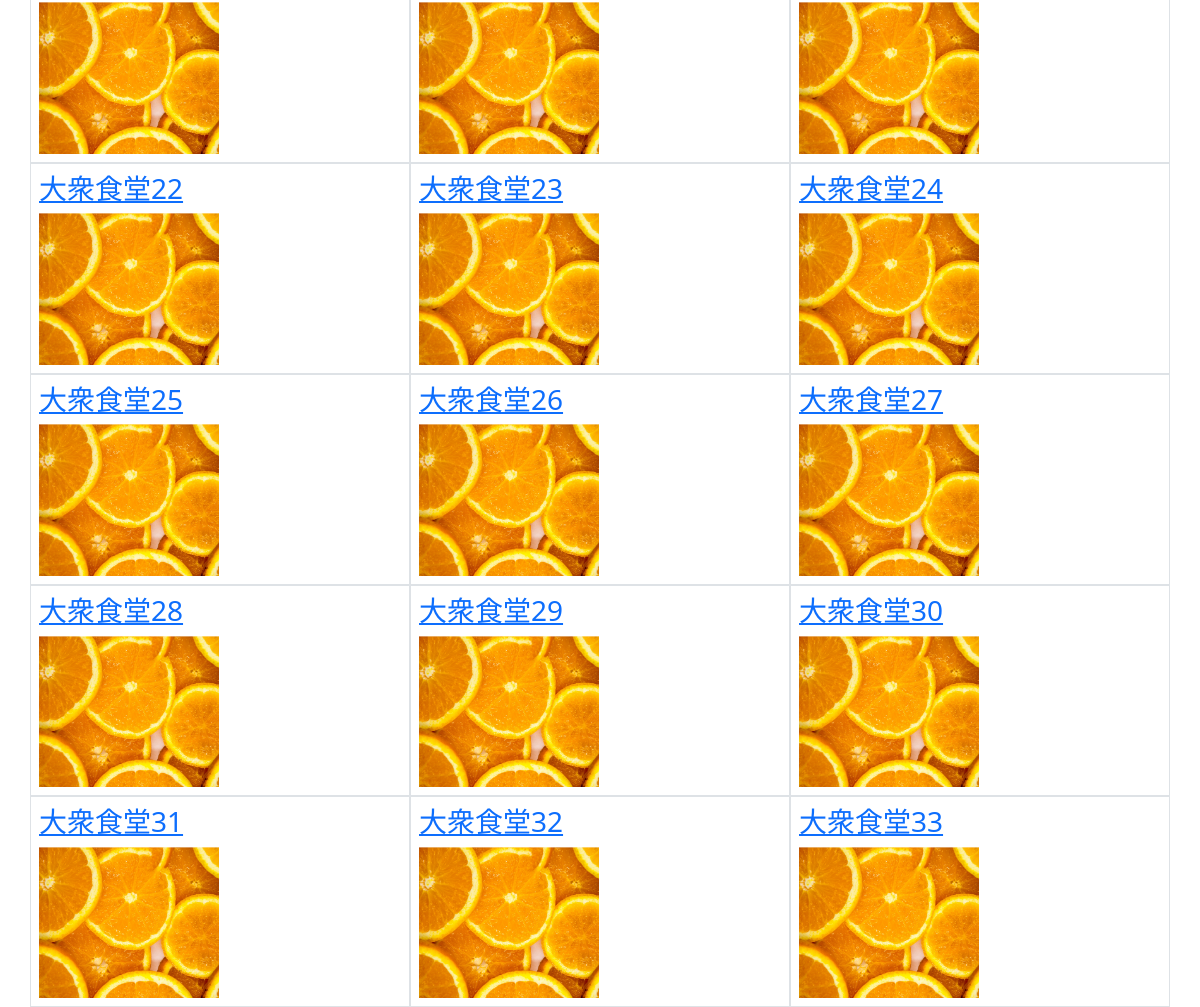
The app's page / (lower part), older data.
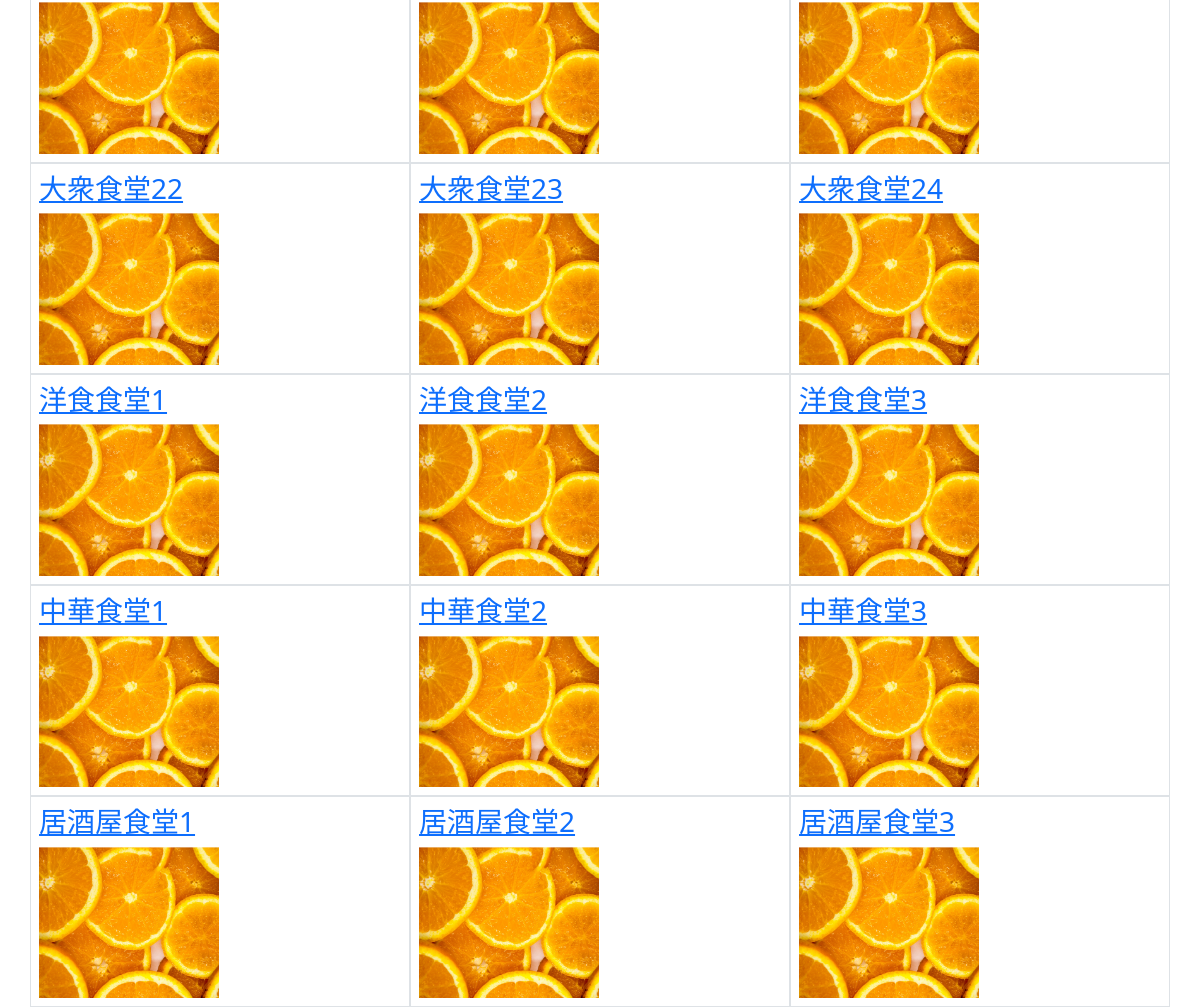
The same page, newer data.
### nagoyameshi/models.py (models this page shows, shortened)
class Restaurant(models.Model):
    category = models.ForeignKey(Category, verbose_name="カテゴリ", on_delete=models.CASCADE)
    name = models.CharField(verbose_name="名前", max_length=50)
    image = models.ImageField(verbose_name="画像", upload_to="media_local/restaurant/")
    description = models.CharField(verbose_name="店舗説明", max_length=500)
    start_at = models.TimeField(verbose_name="営業開始時間", default=timezone.now)
    end_at = models.TimeField(verbose_name="営業終了時間", default=timezone.now)
    cost = models.PositiveIntegerField(verbose_name="価格帯")
    post_code = models.CharField(verbose_name="郵便番号", max_length=8)
    address = models.CharField(verbose_name="住所", max_length=100)
    tel = models.CharField(verbose_name="電話番号", max_length=11)
    created_at = models.DateTimeField(verbose_name="作成日時", default=timezone.now)
    updated_at = models.DateTimeField(verbose_name="更新日時", auto_now=True)
    capacity = models.PositiveIntegerField(verbose_name="収容人数", default=20)

### nagoyameshi/views.py (the view)
# urls.py: path("", views.TopView.as_view(), name="top" ),
class TopView(TemplateView):
    template_name = "nagoyameshi/top.html"
    def get_context_data(self, **kwargs):
        context = super().get_context_data(**kwargs)
        context["categories"] = Category.objects.all()
        query = Q()
        print(self.request.GET)
        if "search" in self.request.GET:
            words = self.request.GET["search"].replace("　"," ").split(" ")
            for word in words:
                query &= Q(name__icontains=word)
        """
            # query の wordsのキーワードがすべて条件に含まれた状態になる。
            context['restaurants'] = Restaurant.objects.filter(query)
        else:
            context['restaurants'] = Restaurant.objects.filter(query)
            # ↑は Restaurant.objects.all()と同じ。
        """
        if "category" in self.request.GET:
            if self.request.GET["category"] != "":
                query &= Q(category=self.request.GET["category"])
        context['restaurants'] = Restaurant.objects.filter(query)
        return context

### nagoyameshi/models.py (called while the page is built)
    def str_id(self):
        return str(self.id)

### nagoyameshi/templates/nagoyameshi/top.html (shortened to what this page needs)
{% extends "base.html" %}
{% block content %}
<div class="row">
    {% for restaurant in restaurants %}
    <div class="col-4 border p-2">
        <a href="{% url 'detail' restaurant.id %}" >
            <h3>{{ restaurant.name }}</h3>
            <img src="{{ restaurant.image.url }}" style="width:180px; height:auto;">
        </a>
    </div>
    {% endfor %}
</div>
{% endblock %}

### nagoyameshi/templates/base.html (shortened to what this page needs)
{% load static %}
<html lang="ja">
<head>
    <link href="https://cdn.jsdelivr.net/npm/bootstrap@5.3.0-alpha3/dist/css/bootstrap.min.css" rel="stylesheet">
    <link rel="stylesheet" href="{% static 'style.css' %}">
</head>
<body>
    <div class="container">
        {% block content %}{% endblock %}
    </div>
</body>
</html>

Row changes from the older to the newer data that the page shows:
changed Restaurant: name "大衆食堂25" → "洋食食堂1"
changed Restaurant: name "大衆食堂26" → "洋食食堂2"
changed Restaurant: name "大衆食堂27" → "洋食食堂3"
changed Restaurant: name "大衆食堂28" → "中華食堂1"
changed Restaurant: name "大衆食堂29" → "中華食堂2"
changed Restaurant: name "大衆食堂30" → "中華食堂3"
changed Restaurant: name "大衆食堂31" → "居酒屋食堂1"
changed Restaurant: name "大衆食堂32" → "居酒屋食堂2"
changed Restaurant: name "大衆食堂33" → "居酒屋食堂3"
